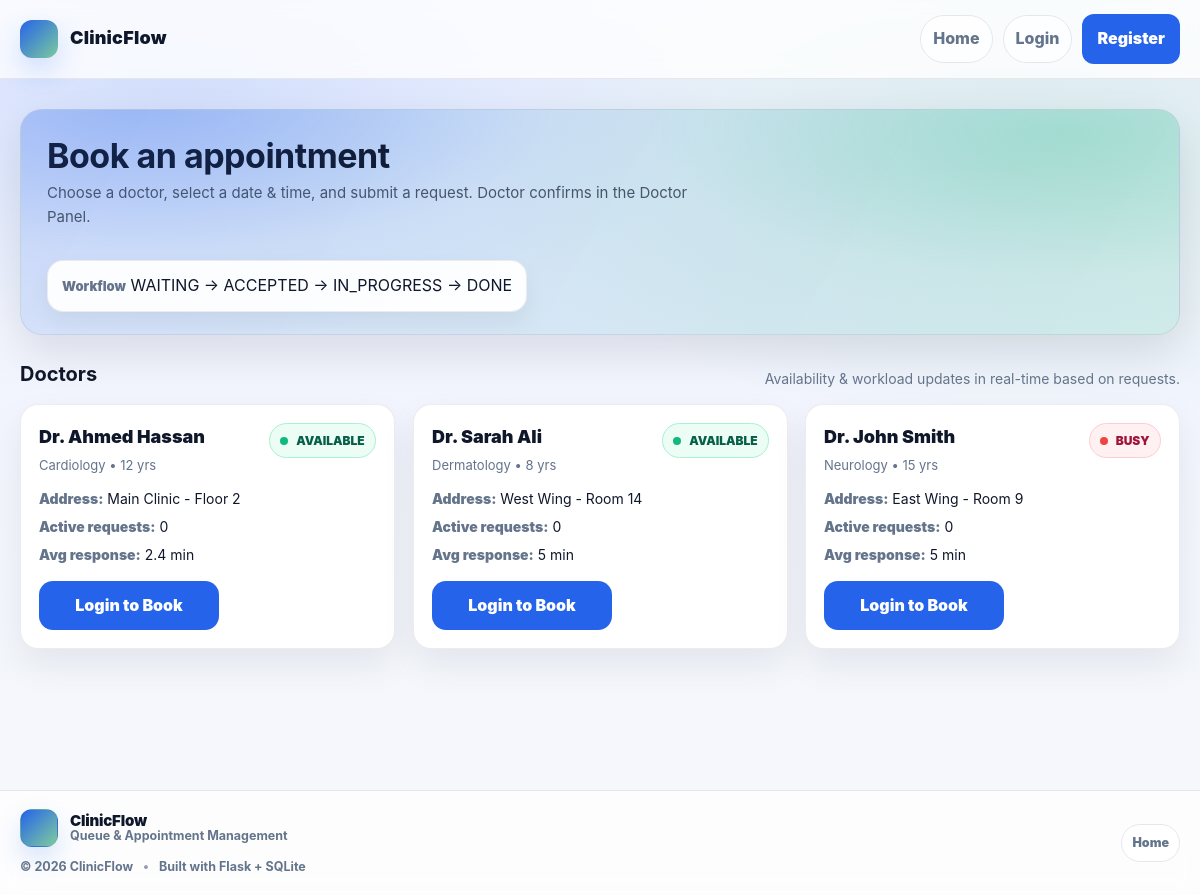
The page / on the database its author committed.
### tables this page shows
CREATE TABLE doctors (
  id INTEGER PRIMARY KEY AUTOINCREMENT,
  user_id INTEGER UNIQUE,
  name TEXT NOT NULL,
  branch TEXT NOT NULL,
  experience INTEGER NOT NULL,
  address TEXT NOT NULL,
  status TEXT NOT NULL DEFAULT 'AVAILABLE',
  email TEXT UNIQUE,
  password TEXT
);

### routes/public_routes.py (the view, shortened to what this page needs)
@public_bp.route("/")
def home():
    db = get_db()
    doctors = db.execute("""
        SELECT
            d.id,
            d.name,
            d.branch,
            d.experience,
            d.address,
            d.status,

            (
              SELECT COUNT(*)
              FROM appointments a2
              WHERE a2.doctor_id = d.id
                AND a2.status IN ('WAITING','ACCEPTED','IN_PROGRESS')
            ) AS active_requests,

            COALESCE(
                ROUND(AVG(
                    CASE
                        WHEN a.responded_at IS NOT NULL
                        THEN (a.responded_at - a.created_at) / 60.0
                    END
                ), 1),
                5
            ) AS avg_response_minutes

        FROM doctors d
        LEFT JOIN appointments a ON a.doctor_id = d.id
        GROUP BY d.id
        ORDER BY d.id ASC
    """).fetchall()
    waiting_doctor_ids = set()
    error = request.args.get("error")  # slot_taken / pick_datetime / not_available
    return render_template(
        "home.html",
        doctors=doctors,
        waiting_doctor_ids=waiting_doctor_ids,
        error=error
    )

### database.py (called while the page is built)
def get_db():
    if "db" not in g:
        conn = sqlite3.connect(DB_PATH)
        conn.row_factory = sqlite3.Row
        conn.execute("PRAGMA foreign_keys = ON")
        g.db = conn
    return g.db

### templates/home.html (shortened to what this page needs)
{% extends "base.html" %}
{% block content %}
<div class="page-hero pop">
  <div class="page-hero-inner">
    <div>
      <h1 class="page-title">Book an appointment</h1>
      <p class="page-subtitle">
        Choose a doctor, select a date & time, and submit a request.
        Doctor confirms in the Doctor Panel.
      </p>
    </div>
  </div>
  <div class="hero-metrics">
    <div class="metric">
      <span class="label">Workflow</span>
      <span class="value">WAITING → ACCEPTED → IN_PROGRESS → DONE</span>
    </div>
  </div>
</div>
<div class="section-head fade-up">
  <h2>Doctors</h2>
  <p>Availability & workload updates in real-time based on requests.</p>
</div>
<div class="doctor-grid">
  {% for d in doctors %}
    <div class="doctor-pro pop">
      <div class="doctor-pro-top">
        <div>
          <div class="doctor-name">{{ d.name }}</div>
          <div class="doctor-branch">{{ d.branch }} • {{ d.experience }} yrs</div>
        </div>
        {% if d.status == "AVAILABLE" %}
          <span class="status-pill status-available"><span class="dot"></span> AVAILABLE</span>
        {% elif d.status == "BUSY" %}
          <span class="status-pill status-busy"><span class="dot"></span> BUSY</span>
        {% else %}
          <span class="status-pill"><span class="dot"></span> OFFLINE</span>
        {% endif %}
      </div>
      <div class="kv">
        <div class="kv-row"><b>Address:</b> {{ d.address }}</div>
        <div class="kv-row"><b>Active requests:</b> {{ d.active_requests }}</div>
        <div class="kv-row"><b>Avg response:</b> {{ d.avg_response_minutes }} min</div>
      </div>
      <div class="doctor-footer">
        {% if not session.get("user_id") %}
          <a class="btn btn-wide" href="/login?next=/">Login to Book</a>
        {% elif session.get("role") != "patient" %}
          <button class="btn btn-wide btn-disabled" disabled>Only patients can book</button>
        {% endif %}
      </div>
    </div>
  {% endfor %}
</div>
{% endblock %}

### static/style.css (style rules this page uses)
:root { --bg: #f6f8fb; --bg2:#eef2ff; --card:#ffffff; --text:#0f172a; --muted:#64748b; --muted2:#94a3b8; --border:#e5e7eb; --border2:#dbeafe; --primary:#2563eb; --primary2:#1e40af; --success:#16a34a; --warning:#f59e0b; --danger:#dc2626; --radius:16px; --radius2:22px; --shadow: 0 14px 30px rgba(2,8,23,.08); --shadow2: 0 22px 60px rgba(2,8,23,.10); --container: 1180px; --ease: cubic-bezier(.2,.8,.2,1); }
* { box-sizing:border-box; }
html,body { height:100%; }
body { margin:0; font-family: Inter, system-ui, -apple-system, Segoe UI, Roboto, Arial, sans-serif; color:var(--text); background: radial-gradient(900px 420px at 15% 10%, rgba(37,99,235,.14), transparent 60%), radial-gradient(900px 420px at 85% 18%, rgba(22,163,74,.10), transparent 62%), linear-gradient(180deg, var(--bg2), var(--bg)); line-height:1.6; overflow-x:hidden; }
a { color:inherit;text-decoration:none; }
.fade-up { animation:fadeUp .35s var(--ease) both; }
.pop { animation:pop .35s var(--ease) both; }
.btn { display:inline-flex; align-items:center; justify-content:center; gap:10px; padding: 11px 14px; border-radius: 12px; border: 1px solid transparent; background: var(--primary); color: #fff; font-weight:900; cursor:pointer; transition: background .18s var(--ease), transform .12s var(--ease), filter .18s var(--ease); }
.btn-wide { min-width: 180px; justify-content:center; border-radius:14px; }
h1 { margin:0 0 8px; font-size: clamp(26px, 2.2vw, 40px); line-height:1.15; letter-spacing:-.3px; }
h2 { margin:0 0 8px; font-size: clamp(18px, 1.5vw, 26px); }
.page-hero { background: linear-gradient(120deg, rgba(37,99,235,.14), rgba(16,185,129,.12)); border: 1px solid rgba(15,23,42,.08); border-radius: 22px; box-shadow: 0 18px 44px rgba(2,8,23,.10); padding: 26px 26px 22px; position: relative; overflow: hidden; }
.page-hero::after { content:""; position:absolute; inset:-2px; background: radial-gradient(700px 240px at 10% 0%, rgba(37,99,235,.22), transparent 60%), radial-gradient(700px 240px at 90% 10%, rgba(16,185,129,.18), transparent 60%); pointer-events:none; }
.page-hero-inner { position: relative; display:flex; justify-content:space-between; gap:18px; align-items:flex-start; flex-wrap:wrap; }
.page-title { margin:0; font-size: 34px; letter-spacing:-0.5px; }
.page-subtitle { margin-top:6px; color:#475569; font-size:15px; max-width:70ch; }
.hero-metrics { margin-top:16px; display:flex; gap:12px; flex-wrap:wrap; }
.metric { min-width: 180px; padding: 12px 14px; border-radius:16px; background: rgba(255,255,255,.92); border: 1px solid rgba(15,23,42,.08); box-shadow: 0 10px 22px rgba(2,8,23,.06); }
.section-head { display:flex; justify-content:space-between; align-items:end; gap:14px; margin: 24px 0 14px; flex-wrap:wrap; }
.section-head h2 { margin:0;font-size:20px; }
.section-head p { margin:0;color:#64748b;font-size:14px; }
.doctor-grid { display:grid; grid-template-columns: repeat(auto-fit, minmax(290px, 1fr)); gap:18px; }
.doctor-pro { background:#fff; border:1px solid rgba(15,23,42,.08); border-radius:18px; box-shadow: 0 16px 36px rgba(2,8,23,.07); padding:18px; transition: transform .18s var(--ease), box-shadow .18s var(--ease); }
.doctor-pro-top { display:flex; justify-content:space-between; align-items:flex-start; gap:12px; margin-bottom:10px; }
.doctor-name { font-size:18px; font-weight:900; margin:0; }
.doctor-branch { margin-top:3px; font-size:13px; color:#64748b; }
.status-pill { font-size:12px; font-weight:900; padding:7px 10px; border-radius:999px; border:1px solid rgba(15,23,42,.10); background:#f8fafc; display:inline-flex; align-items:center; gap:8px; white-space:nowrap; }
.status-pill .dot { width:8px;height:8px;border-radius:999px; }
.status-available { background:#ecfdf5; border-color:#a7f3d0; color:#065f46; }
.status-available .dot { background:#10b981; }
.status-busy { background:#fff1f2; border-color:#fecdd3; color:#9f1239; }
.status-busy .dot { background:#ef4444; }
.kv { display:grid; gap:6px; margin:12px 0 14px; font-size:14px; color:#0f172a; }
.kv-row b { color:#64748b; font-weight:900; }
.doctor-footer { display:flex; justify-content:space-between; align-items:center; gap:12px; flex-wrap:wrap; }
.label { font-size:13px;color:var(--muted);font-weight:900; }

### rows shown on the page
doctors: name "Dr. Ahmed Hassan", branch "Cardiology", experience "12", status "AVAILABLE" (drawn), address "Main Clinic - Floor 2", active_requests "0", avg_response_minutes "2.4"
doctors: name "Dr. Sarah Ali", branch "Dermatology", experience "8", status "AVAILABLE" (drawn), address "West Wing - Room 14", active_requests "0", avg_response_minutes "5"
doctors: name "Dr. John Smith", branch "Neurology", experience "15", status "BUSY" (drawn), address "East Wing - Room 9", active_requests "0", avg_response_minutes "5"

### other values the page prints
{{ 2026 }} "2026"
